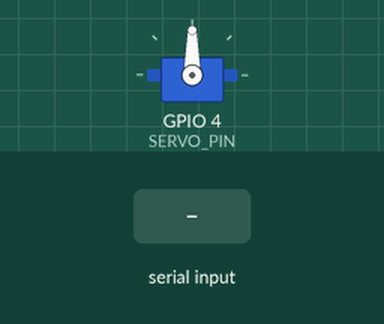
The program below on a simulated Raspberry Pi (BCM pin numbers). Parts: servo. The inputs (shaded band) are chosen by the test bench. Servo angles are drawn from the pulse width (0.5 ms = 0°, 2.5 ms = 180°); what the program prints to the terminal is not drawn.

Above: at 1.2 s.
1.3 s: "2" typed at the terminal, then Enter
At 2.5 s:
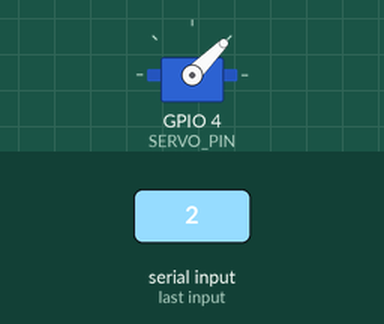
2.8 s: "3" typed at the terminal, then Enter
At 3.6 s:
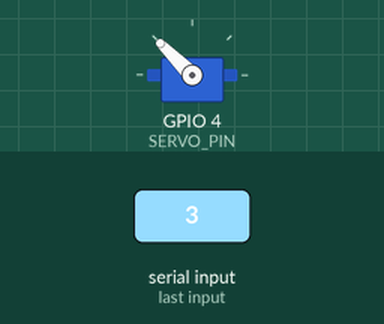
4.3 s: "1" typed at the terminal, then Enter
At 4.8 s:
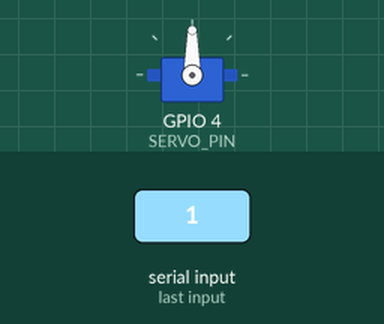
Timing chart, 0 to 7.3 s (numbered marks = the images above; inputs shaded):
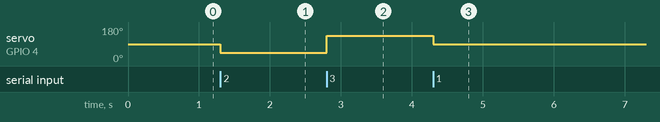

The program:

servo_motor.py
```python
import RPi.GPIO as GPIO
import time

SERVO_PIN = 4

GPIO.setmode(GPIO.BCM)
GPIO.setup(SERVO_PIN, GPIO.OUT)

#주파수 : 50Hz
pwm = GPIO.PWM(SERVO_PIN, 50)
pwm.start(7.5) #0도

try:
    while True:
        val = input('1: 0도 2: -90도 3: +90도 9: exit >')
        if val == '1':
            pwm.ChangeDutyCycle(7.5) #0도
        elif val == '2':
            pwm.ChangeDutyCycle(5) #-90도
        elif val == '3':
            pwm.ChangeDutyCycle(10) #+90도
        else:
            break
finally:
    pwm.stop()
    GPIO.cleanup()
```

Measured:
- after the input at 1.3 s, servo on GPIO 4 (SERVO_PIN): 90° → 45° at once
- after the input at 2.8 s, servo on GPIO 4 (SERVO_PIN): 45° → 135° at once
- after the input at 4.3 s, servo on GPIO 4 (SERVO_PIN): 135° → 90° at once
